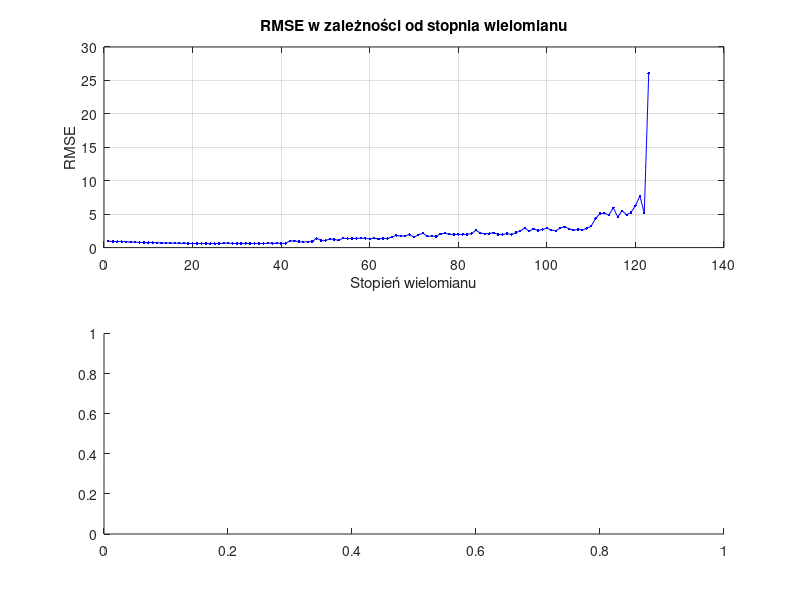

Write the MATLAB code that produced this figure. (Note: this script raises an error after producing the figure.)
function [dates, y, rmse_values, M, c, ya] = calculate_rmse()
    % 1) Wyznacza RMSE w zależności od stopnia aproksymacji wielomianowej
    % 2) Wyznacza i przedstawia na wykresie aproksymację wielomianową wysokiego stopnia
    
    M = 90; % Stopień wielomianu aproksymacyjnego dla dolnego wykresu

    load energy_2025

    % --- WYBÓR DANYCH: kraj i źródło energii ---
    % Przykład: Polska, energia z węgla
    dates = energy_2025.Poland.Coal.Dates;
    y = energy_2025.Poland.Coal.EnergyProduction;

    % --- Normalizacja dziedziny ---
    N = numel(y);
    x = linspace(0,1,N)';

    % --- Inicjalizacja RMSE ---
    degrees = 1:N-1;
    rmse_values = zeros(length(degrees),1);

    % --- Obliczanie RMSE dla każdego stopnia ---
    for m = degrees
        c_temp = polyfit_qr(x, y, m);
        c_temp = c_temp(end:-1:1); % dostosowanie do polyval
        y_fit = polyval(c_temp, x);
        rmse_values(m) = sqrt(mean((y - y_fit).^2));
    end

    % --- Aproksymacja wysokiego stopnia ---
    c = polyfit_qr(x, y, M);
    c = c(end:-1:1);
    ya = polyval(c, x);

    % --- Wykresy ---
    figure;

    % Górny wykres – RMSE vs stopień wielomianu
    subplot(2,1,1);
    plot(degrees, rmse_values, 'b.-');
    xlabel('Stopień wielomianu');
    ylabel('RMSE');
    title('RMSE w zależności od stopnia wielomianu');
    grid on;

    % Dolny wykres – dane oryginalne i aproksymacja
    subplot(2,1,2);
    plot(dates, y, 'ko', 'DisplayName', 'Dane oryginalne');
    hold on;
    plot(dates, ya, 'r-', 'LineWidth', 1.5, 'DisplayName', ['Wielomian stopnia ' num2str(M)]);
    xlabel('Data');
    ylabel('Produkcja energii (TWh)');
    title(['Aproksymacja wielomianowa stopnia ' num2str(M)]);
    legend;
    grid on;

    % Eksport wykresu
    saveas(gcf, 'zadanie2.png');
end

function c = polyfit_qr(x, y, M)
    % Wyznacza współczynniki wielomianu aproksymacyjnego stopnia M
    % z zastosowaniem rozkładu QR.
    % Zwraca: kolumnowy wektor wsp. c = [c_0; ...; c_M]

    n = numel(x);
    A = zeros(n, M+1);

    % Budowa macierzy Vandermonde'a
    for j = 0:M
        A(:, j+1) = x.^j;
    end

    % Zredukowany rozkład QR i obliczenie współczynników
    [Q, R] = qr(A, 0);
    c = R \ (Q' * y);
end